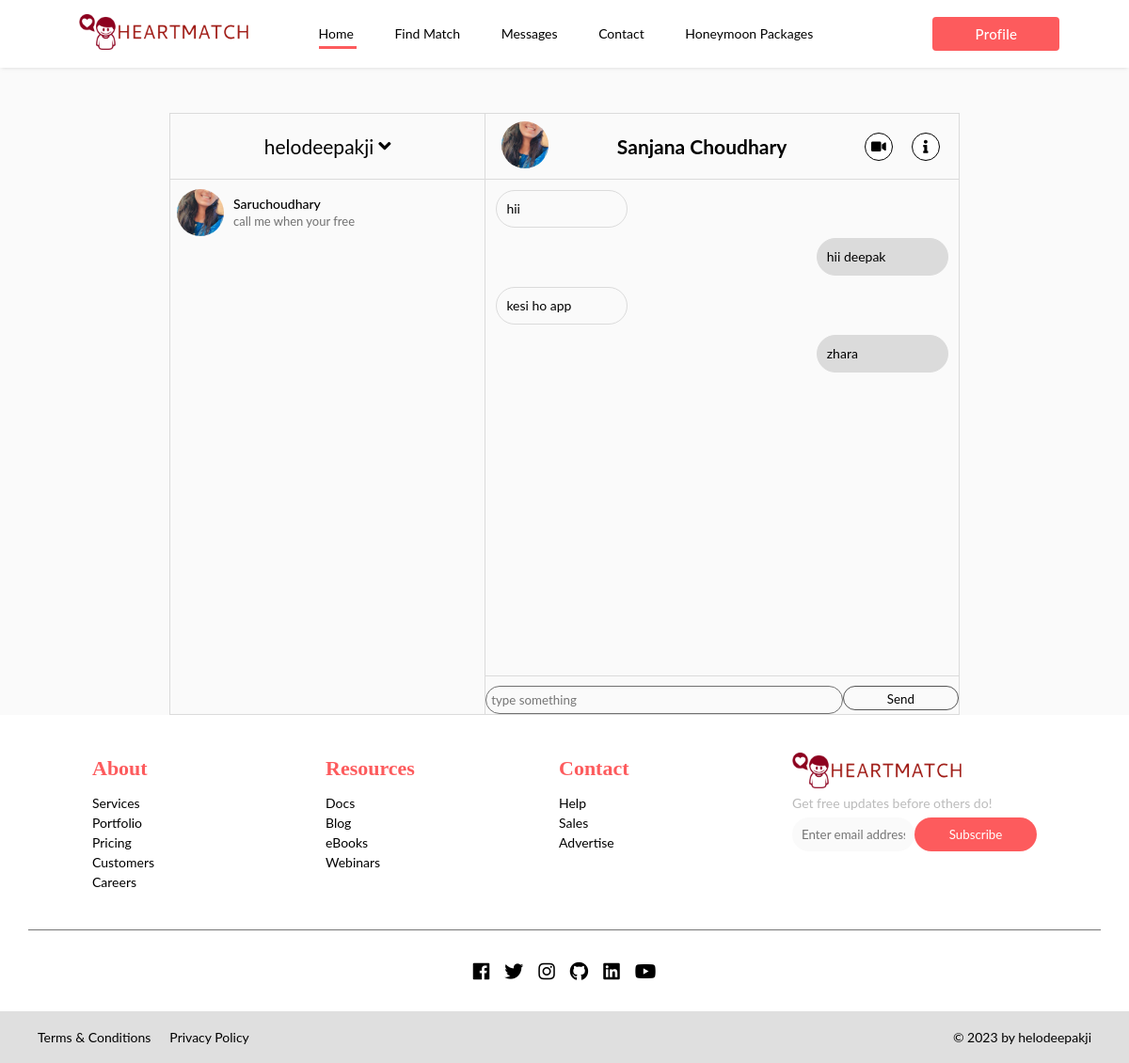
/chat/helodeepakjiSaruchoudhary/ (signed in), run on an earlier commit of the app's database.
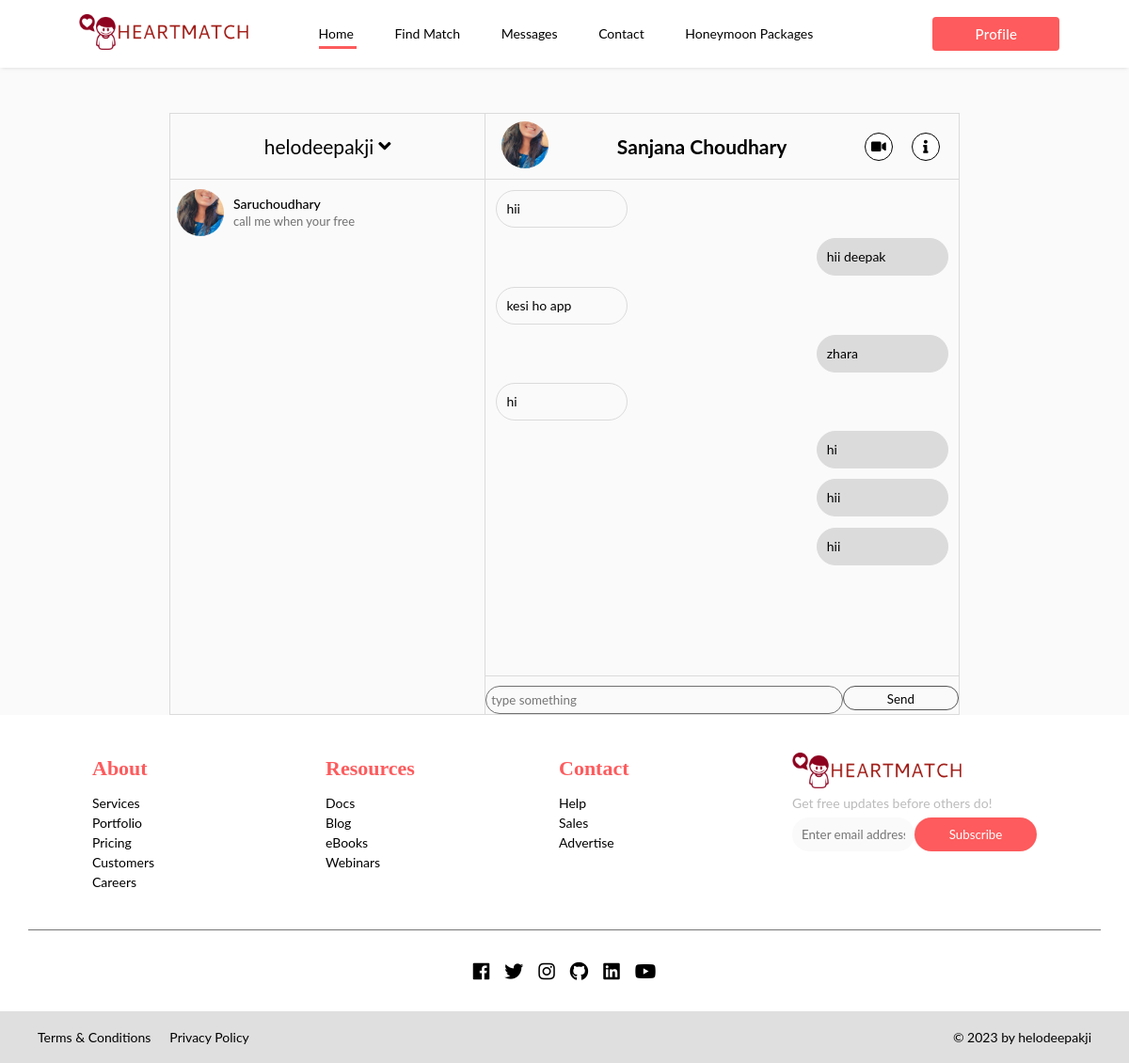
And on a later commit of the database.
### app/models.py (models this page shows, shortened)
class Cuser(models.Model):
    id = models.BigAutoField(primary_key=True)
    name = models.CharField(max_length=30)
    image = models.ImageField(upload_to ='static/client/', null=True, blank=True)
    username = models.CharField(max_length=30)
    password = models.CharField(max_length=30)
    email = models.EmailField(max_length=254)
    phone = models.IntegerField()
    salary = models.IntegerField()
    gender = models.CharField(max_length=30)
    mothertoug = models.CharField(max_length=30)
    reigion = models.CharField(max_length=30)
    occupation = models.CharField(max_length=100)
    city = models.CharField(max_length=100)
    state = models.CharField(max_length=100)
    education = models.CharField(max_length=100)
    age = models.IntegerField()

class Friend(models.Model):
    id = models.BigAutoField(primary_key=True)
    username = models.CharField(max_length=30)
    touser = models.CharField(max_length=30)
    request = models.BooleanField()
    room = models.CharField(max_length=30)
    date = models.DateField()

### chat/models.py (models this page shows, shortened)
class Chat(models.Model):
    username = models.CharField(max_length=50)
    chat = models.CharField(max_length=255)
    room = models.CharField(max_length=50)
    datetime = models.DateTimeField(default=datetime.datetime.now())

### chat/views.py (the view)
# urls.py: path("<str:room_name>/", views.room, name="room"),
def room(request, room_name):
    if request.user.is_authenticated:
        n = len(str(request.user))
        touser = room_name[:-n]
        user = room_name[n:]
        if str(request.user) == str(room_name[len(touser):]) :
            user = str(room_name[len(touser):])
            touser = str(room_name[:-len(user)])
        if str(request.user) == str(room_name[:-len(touser)]) :
            user = str(room_name[:-len(touser)])
            touser = str(room_name[len(user):])
        if str(request.user) == user:
            friends = Friend.objects.filter(username = request.user).values()
            cuser = Cuser.objects.all().values()
            friendreq = Friend.objects.filter(touser=touser).values()
            if len(friendreq) == 0 :
                return redirect(index)
            friendreq = friendreq[0]
            if friendreq['request'] :
                touser = Cuser.objects.filter(username = touser).values()
                touser = touser[0]
                chat = Chat.objects.filter(room = room_name).order_by('datetime').values()
                return render(request, "chat/room.html", {"room_name": room_name,"friends":friends,"cusers" : cuser, "touser":touser,"chat":chat})
        return redirect(index)
    else:
        return redirect(index)

### templates/chat/room.html (shortened to what this page needs)
<!DOCTYPE html>
<html>
<head>
    <link rel="stylesheet" href="https://use.fontawesome.com/releases/v5.6.1/css/all.css">
</head>
<body>
      {%include "../layout/navbar.html"%}
          <main>
            <div class="preview">
              <div id="user-name">{{user}} <i class='fas fa-angle-down'></i></div>
              {% for friend in friends %}
                 {% if friend.request %}
                 {% for cuser in cusers %}
                    {% if friend.touser == cuser.username %}
                      <div>
                        <span id="pic-div">
                          <img id="pic" src="../../{{cuser.image}}">
                        </span>
                        <a href="/chat/{{friend.room}}">
                          <div id="chat-username">
                            <span id="name">{{friend.touser}}</span>
                            <span id="msg">call me when your free</span>
                          </div>
                        </a>
                      </div>
                    {% endif %}
                 {% endfor %}
                 {% endif %}
              {% endfor %}
            </div>
            <div class="chats">
              <div class="chat-banner">
                <div>
                    <span id="chat-pic">
                  <img id="pic" src="../../{{touser.image}}"/>
                  </span>
                </div>
                <div><h2>{{touser.name}}</h2></div>
                <div class="headicon">
                  <a id="videocall" href="../../videocall/{{room_name}}"> <i class="fas fa-video"></i> </a>
                  <i class='fas fa-info'></i></div>
              </div>
              <div class="chatmsg" id="chatmsg">
                  {% for massage in chat %}
                    {% if massage.username == touser.username %}
                      <div class="sender">{{massage.chat}}</div>
                    {% else %}
                      <div class="receiver">{{massage.chat}}</div>
                    {% endif %}
                  {% endfor %}
              </div>
              <div class="input-msg">
                <input type="text" id="chat-message-input" placeholder="type something" onfocus="this.value=''"/>
                <input id="chat-message-submit" type="button" value="Send">
              </div>
            </div>
          </main>
          {%include "../layout/footer.html"%}
</body>
</html>

### templates/layout/navbar.html (shortened to what this page needs)
<nav>
    <div class="navlef">
        <div class="logo">
            {% load static %}
            <img src="{% static 'logo.png' %}" width="180px" alt="">
        </div>
        <div class="opt">
            <span id="home"> <a href="/index"> Home </a> </span>
            <span id="busbooking"> <a href="/findbest"> Find Match </a> </span>
            <span id="roundtrip"> <a href="/chat"> Messages </a> </span>
            <span id="contact"> <a href="/contact"> Contact </a> </span>
            <span id="holiday"> <a href="https://nxttour.in"> Honeymoon Packages </a> </span>
        </div>
    </div>
    <div class="navrig">
        {% if user.is_authenticated %}
            <a href="/profile">
                <div class="profile"><span>Profile</span></div>
            </a>
        {% else %}
            <a href="/login">
                <div class="profile"><span>Log In</span></div>
            </a>
        {% endif %}
    </div>
</nav>

### templates/layout/footer.html (shortened to what this page needs)
<footer>
  <section class="ft-main">
    <div class="ft-main-item">
      <h2 class="ft-title">About</h2>
      <ul>
        <li><a href="#">Services</a></li>
        <li><a href="#">Portfolio</a></li>
        <li><a href="#">Pricing</a></li>
        <li><a href="#">Customers</a></li>
        <li><a href="#">Careers</a></li>
      </ul>
    </div>
    <div class="ft-main-item">
      <h2 class="ft-title">Resources</h2>
      <ul>
        <li><a href="#">Docs</a></li>
        <li><a href="#">Blog</a></li>
        <li><a href="#">eBooks</a></li>
        <li><a href="#">Webinars</a></li>
      </ul>
    </div>
    <div class="ft-main-item">
      <h2 class="ft-title">Contact</h2>
      <ul>
        <li><a href="#">Help</a></li>
        <li><a href="#">Sales</a></li>
        <li><a href="#">Advertise</a></li>
      </ul>
    </div>
    <div class="ft-main-item">
      {% load static %}
      <img src="{% static 'logo.png' %}" width="180px" alt="">
      <p>Get free updates before others do!</p>
      <form class="formf">
        <input type="email" name="email" placeholder="Enter email address">
        <input type="submit" value="Subscribe">
      </form>
    </div>
  </section>
  <section class="ft-social">
    <ul class="ft-social-list">
      <li><a href="#"><i class="fab fa-facebook"></i></a></li>
      <li><a href="#"><i class="fab fa-twitter"></i></a></li>
      <li><a href="#"><i class="fab fa-instagram"></i></a></li>
      <li><a href="#"><i class="fab fa-github"></i></a></li>
      <li><a href="#"><i class="fab fa-linkedin"></i></a></li>
      <li><a href="#"><i class="fab fa-youtube"></i></a></li>
    </ul>
  </section>
  <section class="ft-legal">
    <ul class="ft-legal-list">
      <li><a href="#">Terms &amp; Conditions</a></li>
      <li><a href="#">Privacy Policy</a></li>
      <li>&copy; 2023 by helodeepakji</li>
    </ul>
  </section>
</footer>

### templates/chat/room.html (style rules this page uses)
:root { --white: #fafafa; --grey: #717171; --medium-grey: #dbdbdb; --strong-grey: #545454; --header-color: #fff; --text-color:#262626; }
body { font-family: -apple-system,BlinkMacSystemFont,"Segoe UI",Roboto,Helvetica,Arial,sans-serif; font-size: 14px; line-height: 18px; padding:0; margin:0; background-color: var(--white); }
input { width: 130px; height: 80%; padding: 5px; border-radius: 20px; outline: none; border: 1px solid #545454;; background-color: var(--white); }
.headicon { display:flex; align-items : center; }
main { margin: auto; margin-top: 15vh; display: flex; height: 80vh; width: 70vw; background-color: var(--white); border: 1px solid var(--medium-grey); }
.preview { height: 100%; width: 40%; border-right: 1px solid var(--medium-grey); }
.preview>div { display: flex; flex-direction: row; align-items: center; justify-content: flex-start; height: 70px; width: 100%; }
.chats { display: flex; flex-direction: column; align-items: flex-start; height: 80vh; width: 60%; overflow-x: none; justify-content: space-between; }
.chatmsg { width: 100%; height: 100%; overflow-y: scroll; overflow-x: hidden; }
.chat-banner { width: 100%; height: 70px; display: flex; flex-direction: row; align-items: center; justify-content: space-between; border-bottom: 1px solid var(--medium-grey); }
.chat-banner i { width: 30px; display: flex; cursor: pointer; height: 30px; padding: 10px; margin: 10px; background: white; border: 1px solid black; border-radius: 50%; align-items: center; justify-content: center; }
.chat-banner>div { padding: 10px; }
#user-name { height: 70px; display: flex; justify-content: center; align-items: center; font-weight: 400; font-size: 1.5em; border-bottom: 1px solid var(--medium-grey); }
#user-name i { font-size: 1em; padding-left: 5px; }
#pic-div, #pic, #chat-pic { height: 50px; width: 50px; border-radius: 50%; }
#pic { margin-left: 0.5em; object-fit: cover; }
#chat-pic { height:20px; width: 20px; }
#chat-username { padding: 10px; margin-left: 0.5em; display: flex; flex-direction: column; }
#chat-username>span { height: 50%; width: auto; }
#name { font-weight: 500; font-size: 1em; }
#msg { color:var(--grey); font-size: 13px; }
.sender, .receiver, .user-input { margin: 0.8em; padding: 10px; height: auto; width: auto; max-width: 140px; border-radius: 20px; border: 1px solid var(--medium-grey); transition: all .2s ease; }
.receiver, .user-input { margin-left: auto; background-color: var(--medium-grey); }
.input-msg { display: flex; flex-direction: row; justify-content: space-around; height: 50px; width: 100%; padding-top: 10px; border-top: 1px solid var(--medium-grey); }
#chat-message-input { height: 30px; border-radius: 20px; border: 1px solid var(--grey); width: 80%; }
@media screen and (min-width: 900px) { .sender, .receiver, .user-input { min-width: 140px; width: auto; } }

### templates/layout/navbar.html (style rules this page uses)
* { padding: 0; font-family: 'PT Sans', sans-serif; margin: 0; }
a { text-decoration: none; color: black; }
nav { font-family: 'PT Sans', sans-serif; background-color: #fff; box-shadow: 0 2px 4px -2px rgb(175 175 175 / 50%); box-sizing: border-box; display: flex; position: fixed; top: 0; width: 100%; justify-content: space-around; align-items: center; }
nav .navlef { display: inline-flex; height: 100%; position: relative; text-align: center; white-space: nowrap; align-items: center; }
nav .navlef .logo { margin: 5px 20px; padding: 10px; }
nav .navlef .opt { padding-left: 25px; }
nav .navlef .opt span { padding: 0 20px; }
#home a { padding: 5px 0; border-bottom: 3px solid #fd5b5d; }
nav .navrig { margin-right: 20px; }
nav .navrig .profile { min-width: 135px; background-color: #fd5b5d; border: 0; border-radius: 4px; box-sizing: border-box; color: #fff; cursor: pointer; display: inline-block; font-size: 15px; font-weight: 500; letter-spacing: .25px; line-height: 20px; padding: 8px 24px; text-align: center; text-decoration: none; }

What changed in the data, as far as the page shows it:
added Chat: chat "hi"
added Chat: chat "hi"
added Chat: chat "hii"
added Chat: chat "hii"
